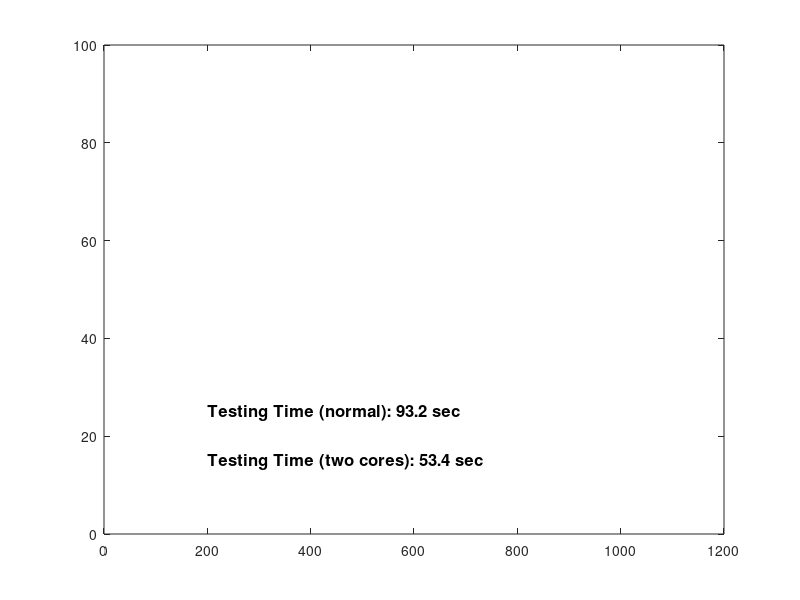

This figure's MATLAB source:
% Copyright 2012-2019 The MathWorks(TM), Inc.

set(gcf,'Position',[765   405   449   336]);
box on
text(200,25,'Testing Time (normal): 93.2 sec','FontSize',12,'FontWeight','Bold'); 
text(200,15,'Testing Time (two cores): 53.4 sec','FontSize',12,'FontWeight','Bold'); 
axis([0 1200 0 100])
